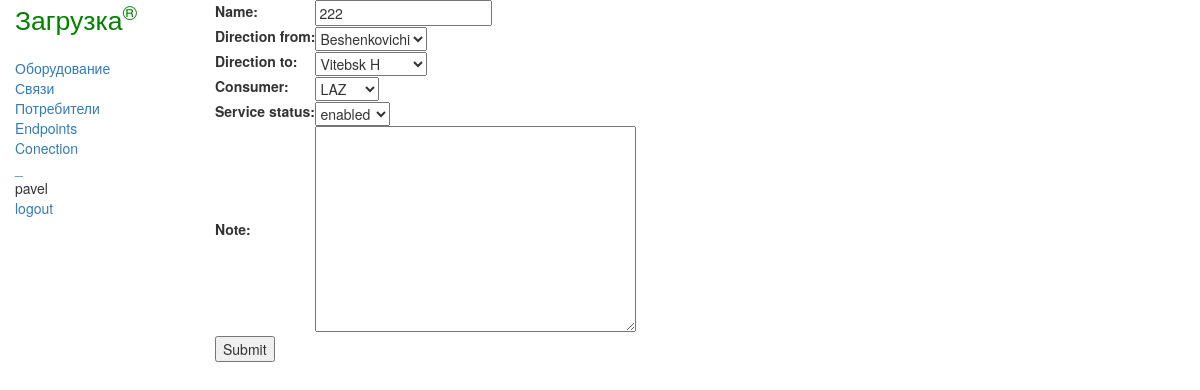
Page /register/communication/5/update?next=/register/communications/ (signed in) on the committed database.
### register/models.py (models this page shows, shortened)
class Communication(models.Model):
    service_status_choices = [
        ('E', 'enabled'),
        ('D', 'disabled')
    ]
    name = models.CharField(max_length=150)
    direction_from = models.ForeignKey(EndPoint, on_delete=models.RESTRICT, related_name='direction_from')
    direction_to = models.ForeignKey(EndPoint, on_delete=models.RESTRICT, related_name='direction_to')
    consumer = models.ForeignKey(Consumer, on_delete=models.RESTRICT, related_name='communications')
    service_status = models.CharField(max_length=1, choices=service_status_choices, default='E')
    create_date = models.DateTimeField(auto_now_add=True)
    note = models.TextField(null=True, blank=True)
    class Meta:
        unique_together = ('name', 'direction_from', 'direction_to', 'consumer')

class EndPoint(models.Model):
    name = models.CharField(max_length=100)
    code = models.CharField(max_length=100, null=True, blank=True)
    note = models.TextField(null=True, blank=True)
    def __str__(self):
        return f"{self.name}"

class Consumer(models.Model):
    name = models.CharField(max_length=100)
    telephone = models.TextField(max_length=1000, null=True, blank=True)
    note = models.TextField(null=True, blank=True)
    def __str__(self):
        return f"{self.name}"

### register/views.py (the view, shortened to what this page needs)
# urls.py: path('communication/<pk>/update', views.CommunicationUpdateView.as_view(), name='communication_update'),
class CommunicationUpdateView(generic.edit.UpdateView):
    model = Communication
    fields = "__all__"

### register/templates/register/communication_form.html (shortened to what this page needs)
{% extends "base_generic.html" %}
{% block content %}
<form action="" method="post">
    <table>
    {{ form.as_table }}
    </table>
    <input type="submit" value="Submit" />
</form>
{% endblock %}

### register/templates/base_generic.html (shortened to what this page needs)
<!DOCTYPE html>
<html lang="en">
    <head>
        <link rel="stylesheet" href="https://maxcdn.bootstrapcdn.com/bootstrap/3.3.7/css/bootstrap.min.css">
        {% load static %}
        <link rel="stylesheet" href="{% static 'css/styles.css' %}">
    </head>
    <body>
        <div class="container-fluid">
            <div class="row">
                <div class="col-sm-2">
                    <a href="{% url 'index' %}"><span class="logo">Загрузка<sup>&reg;</sup></span></a>
                    {% block sidebar %}
                        <ul class="sidebar-nav">
                            <li><a href="{% url 'equipments' %}">Оборудование</a></li>
                            <li><a href="{% url 'communications' %}">Связи</a></li>
                            <li><a href="{% url 'consumers' %}">Потребители</a></li>
                            <li><a href="{% url 'endpoints' %}">Endpoints</a></li>
                            <li><a href="{% url 'connection_form' %}">Conection</a></li>
                            <li><a href="">_</a></li>
                            {% if user.is_authenticated %}
                                <li>{{ user.get_username }}</li>
                                <li><a href="{% url 'logout' %}?next={{request.path}}">logout</a></li>
                            {% else %}
                                <li><li><a href="{% url 'login' %}?next={{request.path}}">login</a></li></li>
                            {% endif %}
                        </ul>
                    {% endblock %}
                </div>
                <div class="col-sm-10">
                    {% if user.is_authenticated %}
                        {% block content %}{% endblock %}
                    {% else %}
                        <p>Please, login!</p>
                        {% block login %}{% endblock %}
                    {% endif %}
                </div>
            </div>
        </div>
    </body>
</html>

### register/static/css/styles.css (style rules this page uses)
.sidebar-nav { margin-top: 20px; padding: 0; list-style: none; }
span.logo { font-size: 1.9em; color: green; }

### rows in the picture
Communication: name "222", direction_from "Beshenkovichi", direction_to "Vitebsk H", consumer "LAZ", service_status "enabled"

### other values in the picture
{{ user.get_username }} "pavel"
